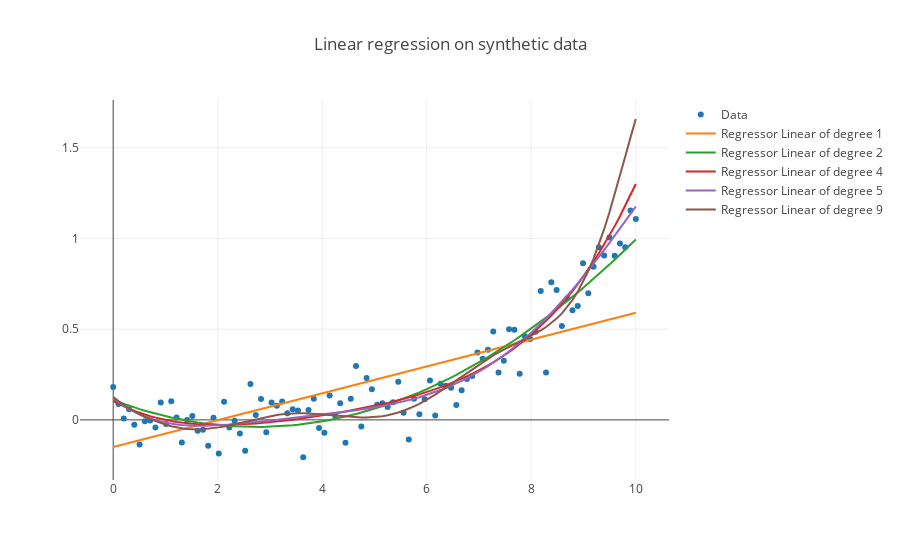

Source (notebook cell):
### Code cell
def reg_plotly_plot(x,y,predictions,names):
    trace0 = go.Scatter(
        x = x,
        y = y,
        mode = 'markers',
        name = 'Data'
    )
    reg_traces = []
    for i,prediction in enumerate(predictions): ##lastone excluded because of visualization
        reg_traces.append(go.Scatter(
                                x = x,
                                y = prediction,
                                mode = 'lines',
                                name = f'Regressor {names[i]}',
                                text = f"MSE: {mse(prediction,y)}"
                                )
                         )

    layout = go.Layout(
        title = "Linear regression on synthetic data",
    )

    data = [trace0] + reg_traces
    return go.Figure(data=data, layout=layout)

iplot(reg_plotly_plot(x,y,predictions[:-1],["Linear of degree "+str(d) for d in np.array(degrees[:-1])-1]))
